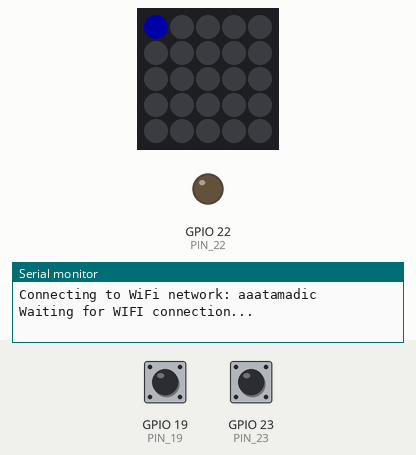
A program run on a simulated ESP32. Parts: 5×5 RGB LED matrix (first LED top left, wired row by row), output pins drawn as LEDs (lit = HIGH), the last lines printed to the serial monitor. The inputs (shaded band) are chosen by the test bench; at power-on: GPIO 19 (PIN_19) HIGH, GPIO 23 (PIN_23) HIGH. Dim RGB values are drawn brighter than linear; WiFi joins after 1.5 s; servers stay silent unless stated.

Above: at 2.1 s.
5.8 s: GPIO 19 (PIN_19) pulled LOW for 0.15 s
At 6.3 s:
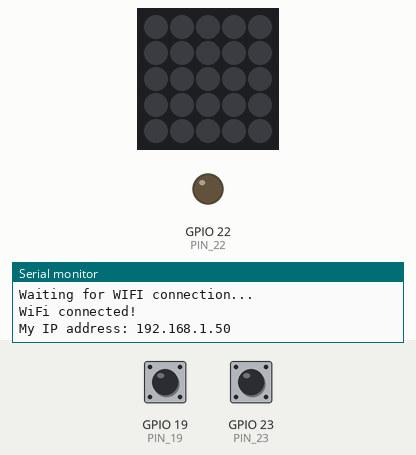
7.4 s: GPIO 19 (PIN_19) pulled LOW for 3.2 s
At 7.9 s:
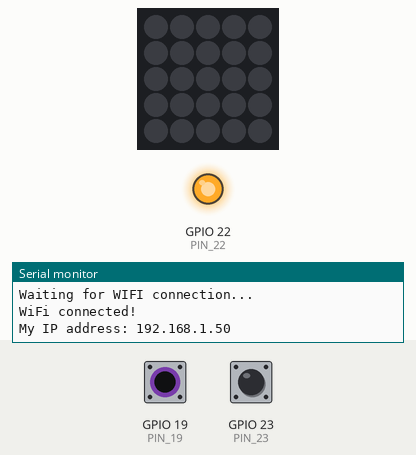
Timing chart, 0 to 12.1 s (numbered marks = the images above; inputs shaded):
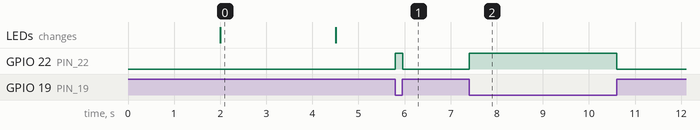

Measured:
- after the input at 5.8 s, GPIO 22 (PIN_22): LOW → HIGH at once, → LOW 0.16 s later
- after the input at 7.4 s, GPIO 22 (PIN_22): LOW → HIGH at once, → LOW 3.2 s later

The program:

main.cpp
```cpp
#include <Arduino.h>
#include <M5Atom.h>

#include "udp_client.h"

// define
#define PIN_22 22 // LED Output
#define PIN_19 19 // LED Switch input
#define PIN_23 23 // trank move action to server
#define PIN_33 33 // trank close action to server

#define IDLE_LOOP     0x01
#define MOVE_TRANK    0x02
#define CLOSE_TRANK   0x03

// struct
typedef struct{
  bool pinPrev;
}st_prv;
static st_prv prv;

// TaskHandle_t task_handl;

// static
static void reset_all_main(void);

// function
CRGB dispColor(uint8_t g, uint8_t r, uint8_t b) {
  return (CRGB)((g << 16) | (r << 8) | b);
}

void setup() {
  M5.begin(false,false,true);

  udp_client_open();

  M5.dis.drawpix(0, dispColor(0, 0, 0));

  reset_all_main();

  // INPUT
  pinMode(PIN_19, INPUT_PULLUP);
  pinMode(PIN_23, INPUT_PULLUP);
  pinMode(PIN_33, INPUT_PULLUP);

  // OUTPUT
  pinMode(PIN_22, OUTPUT);

  // initialize
  digitalWrite(PIN_22, LOW);

}

void loop() {
  st_prv *p_prv = &prv;
  st_udp_client *p_udp_client = &g_udp_client;

  static const uint8_t brightness = 0xFF;
  static bool pinState = false;

  //M5.dis.drawpix(0, dispColor(0, brightness, brightness));

  // 処理速度低下防止のためレジスタへのアクセスは最小限にする構造で実装すること
  // LED turn ON
  if (digitalRead(PIN_19) == 0){
    pinState = true;
    if (pinState != p_prv->pinPrev){
      // LED HIGH
      digitalWrite(PIN_22, HIGH);
      p_prv->pinPrev = true;
    }
  }
  else{
    pinState = false;
    if (pinState != p_prv->pinPrev){
      // LED LOW
      digitalWrite(PIN_22, LOW);
      p_prv->pinPrev = false;
    }
  }

  // Command send move trank to server
  if (digitalRead(PIN_23) == 0){
   p_udp_client->isSetSendUdp = true;
   udp_client_send(MOVE_TRANK);

  }
  else{
    p_udp_client->isSetSendUdp = true;
    udp_client_send(IDLE_LOOP);
  }

  // Command send close trank to server

  delay(10);

  // If wifi fails to connect, try reconnecting.
  udp_client_wifi_conCheck();

}

static void reset_all_main(void){
  st_prv *p_prv = &prv;

  p_prv->pinPrev = false;

}
```

udp_client.cpp
```cpp
#include "udp_client.h"

#include <M5Atom.h>
#include <WiFi.h>
#include <WiFiUdp.h>

// global
void udp_client_open(void);
void udp_client_send(int data);
void udp_client_wifi_conCheck(void);

WiFiUDP udp;

st_udp_client g_udp_client;

// static
static void client_setup(void);
static void connect_to_wifi(void);
static void wifi_event(WiFiEvent_t event);
static void reset_all_udp(void);

static const char *ssid_ = USER_SSID;
static const char *pass_ = PASSWORD;

static const char *toUdpAddr = "192.168.4.1";     // 送信先IP

static const int toUdpPort = 55555;               // 送信先ポート番号
static const int myUdpPort = 55556;               // 自ポート番号

typedef struct{
  bool isSetSendUdpPrev;
}st_prv;
static st_prv prv;

// function
CRGB dispColor_udp_client(uint8_t g, uint8_t r, uint8_t b) {
  return (CRGB)((g << 16) | (r << 8) | b);
}

void udp_client_send(int data){
  st_udp_client *p_udp_client = &g_udp_client;
  st_prv *p_prv = &prv;

  if(p_udp_client->isSetSendUdp == true){
    udp.beginPacket(toUdpAddr, toUdpPort);
    udp.write(data);
    //Serial.printf("send_position=%d, send_color_num=%d\r\n", send_position, send_color_num);
    udp.endPacket();
    p_udp_client->isSetSendUdp = false;
  }
}

void udp_client_open(void){
  st_udp_client *p_udp_client = &g_udp_client;

  client_setup();
  connect_to_wifi();
  while(!p_udp_client->connected){
    M5.dis.drawpix(0, dispColor_udp_client(0, 0, 0xFF));
    delay(1);
  }
}

static void client_setup(void){
  Serial.begin(115200);

  // 変数初期化
  reset_all_udp();
  delay(1000);
}

static void connect_to_wifi(void){
  Serial.println("Connecting to WiFi network: " + String(USER_SSID));
  //  Do initialize
  WiFi.disconnect(true, true);

  delay(1000);

  WiFi.onEvent(wifi_event);
  WiFi.begin(USER_SSID, PASSWORD);
  Serial.println("Waiting for WIFI connection...");
}

static void wifi_event(WiFiEvent_t event){

  IPAddress myIP = WiFi.localIP();
  st_udp_client *p_udp_client = &g_udp_client;

  switch(event) {
    case SYSTEM_EVENT_STA_GOT_IP:
      Serial.println("WiFi connected!");
      Serial.print("My IP address: ");
      Serial.println(myIP);
      //udp.begin関数は自サーバーの待ち受けポート開放する関数である
      udp.begin(myIP, myUdpPort);
      delay(1000);
      p_udp_client->connected = true;

      break;
    case SYSTEM_EVENT_STA_DISCONNECTED:
      Serial.println("WiFi lost connection");
      p_udp_client->connected = false;

      break;
    default:
      break;
  }
}

void udp_client_wifi_conCheck(void){
  st_udp_client *p_udp_client = &g_udp_client;

  if (WiFi.status() != WL_CONNECTED){
    connect_to_wifi();
    while(!p_udp_client->connected){
      M5.dis.drawpix(0, dispColor_udp_client(0, 0, 0xFF));
      delay(1);
    }
    M5.dis.drawpix(0, dispColor_udp_client(0, 0, 0));
  }
}

static void reset_all_udp(void){
  st_udp_client *p_udp_client = &g_udp_client;

  p_udp_client->connected = false;
  p_udp_client->isSetSendUdp = false;
}
```

udp_client.h
```cpp
#ifndef _UDP_CLIENT_H_
#define _UDP_CLIENT_H_

// Macro define
#define USER_SSID "aaatamadic"
#define PASSWORD "aaatamadic"

// Global variables
typedef struct
{
  bool connected;
  bool isSetSendUdp;

}st_udp_client;
extern st_udp_client g_udp_client;

// Global functions
extern void udp_client_open(void);
extern void udp_client_send(int data);

extern void udp_client_wifi_conCheck(void);

#endif // _UDP_CLIENT_H_
```
